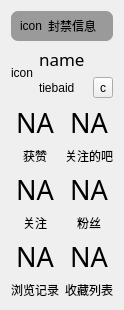
<?xml version="1.0" encoding="UTF-8"?>
<ui version="4.0">
 <class>Form</class>
 <widget class="QWidget" name="Form">
  <property name="geometry">
   <rect>
    <x>0</x>
    <y>0</y>
    <width>120</width>
    <height>293</height>
   </rect>
  </property>
  <property name="font">
   <font>
    <pointsize>9</pointsize>
   </font>
  </property>
  <property name="windowTitle">
   <string>主窗口menu</string>
  </property>
  <layout class="QGridLayout" name="gridLayout_3" rowstretch="0,0,0,1">
   <item row="3" column="0">
    <widget class="QFrame" name="frame">
     <layout class="QGridLayout" name="gridLayout">
      <property name="leftMargin">
       <number>0</number>
      </property>
      <property name="topMargin">
       <number>0</number>
      </property>
      <property name="rightMargin">
       <number>0</number>
      </property>
      <property name="bottomMargin">
       <number>0</number>
      </property>
      <item row="2" column="1">
       <widget class="QFrame" name="frame_6">
        <layout class="QVBoxLayout" name="verticalLayout_7">
         <property name="leftMargin">
          <number>0</number>
         </property>
         <property name="topMargin">
          <number>0</number>
         </property>
         <property name="rightMargin">
          <number>0</number>
         </property>
         <property name="bottomMargin">
          <number>0</number>
         </property>
         <item>
          <widget class="QLabel" name="label_14">
           <property name="font">
            <font>
             <family>微软雅黑</family>
             <pointsize>20</pointsize>
            </font>
           </property>
           <property name="cursor">
            <cursorShape>PointingHandCursor</cursorShape>
           </property>
           <property name="text">
            <string>NA</string>
           </property>
           <property name="alignment">
            <set>Qt::AlignBottom|Qt::AlignHCenter</set>
           </property>
          </widget>
         </item>
         <item>
          <widget class="QLabel" name="label_15">
           <property name="font">
            <font>
             <pointsize>9</pointsize>
            </font>
           </property>
           <property name="cursor">
            <cursorShape>PointingHandCursor</cursorShape>
           </property>
           <property name="text">
            <string>收藏列表</string>
           </property>
           <property name="alignment">
            <set>Qt::AlignHCenter|Qt::AlignTop</set>
           </property>
          </widget>
         </item>
        </layout>
       </widget>
      </item>
      <item row="2" column="0">
       <widget class="QFrame" name="frame_5">
        <layout class="QVBoxLayout" name="verticalLayout_6">
         <property name="leftMargin">
          <number>0</number>
         </property>
         <property name="topMargin">
          <number>0</number>
         </property>
         <property name="rightMargin">
          <number>0</number>
         </property>
         <property name="bottomMargin">
          <number>0</number>
         </property>
         <item>
          <widget class="QLabel" name="label_12">
           <property name="font">
            <font>
             <family>微软雅黑</family>
             <pointsize>20</pointsize>
            </font>
           </property>
           <property name="cursor">
            <cursorShape>PointingHandCursor</cursorShape>
           </property>
           <property name="text">
            <string>NA</string>
           </property>
           <property name="alignment">
            <set>Qt::AlignBottom|Qt::AlignHCenter</set>
           </property>
          </widget>
         </item>
         <item>
          <widget class="QLabel" name="label_13">
           <property name="font">
            <font>
             <pointsize>9</pointsize>
            </font>
           </property>
           <property name="cursor">
            <cursorShape>PointingHandCursor</cursorShape>
           </property>
           <property name="text">
            <string>浏览记录</string>
           </property>
           <property name="alignment">
            <set>Qt::AlignHCenter|Qt::AlignTop</set>
           </property>
          </widget>
         </item>
        </layout>
       </widget>
      </item>
      <item row="1" column="1">
       <widget class="QFrame" name="frame_4">
        <layout class="QVBoxLayout" name="verticalLayout_2">
         <property name="leftMargin">
          <number>0</number>
         </property>
         <property name="topMargin">
          <number>0</number>
         </property>
         <property name="rightMargin">
          <number>0</number>
         </property>
         <property name="bottomMargin">
          <number>0</number>
         </property>
         <item>
          <widget class="QLabel" name="label_6">
           <property name="font">
            <font>
             <family>微软雅黑</family>
             <pointsize>20</pointsize>
            </font>
           </property>
           <property name="cursor">
            <cursorShape>PointingHandCursor</cursorShape>
           </property>
           <property name="text">
            <string>NA</string>
           </property>
           <property name="alignment">
            <set>Qt::AlignBottom|Qt::AlignHCenter</set>
           </property>
          </widget>
         </item>
         <item>
          <widget class="QLabel" name="label_7">
           <property name="font">
            <font>
             <pointsize>9</pointsize>
            </font>
           </property>
           <property name="cursor">
            <cursorShape>PointingHandCursor</cursorShape>
           </property>
           <property name="text">
            <string>粉丝</string>
           </property>
           <property name="alignment">
            <set>Qt::AlignHCenter|Qt::AlignTop</set>
           </property>
          </widget>
         </item>
        </layout>
       </widget>
      </item>
      <item row="1" column="0">
       <widget class="QFrame" name="frame_3">
        <layout class="QVBoxLayout" name="verticalLayout">
         <property name="leftMargin">
          <number>0</number>
         </property>
         <property name="topMargin">
          <number>0</number>
         </property>
         <property name="rightMargin">
          <number>0</number>
         </property>
         <property name="bottomMargin">
          <number>0</number>
         </property>
         <item>
          <widget class="QLabel" name="label_4">
           <property name="font">
            <font>
             <family>微软雅黑</family>
             <pointsize>20</pointsize>
            </font>
           </property>
           <property name="cursor">
            <cursorShape>PointingHandCursor</cursorShape>
           </property>
           <property name="text">
            <string>NA</string>
           </property>
           <property name="alignment">
            <set>Qt::AlignBottom|Qt::AlignHCenter</set>
           </property>
          </widget>
         </item>
         <item>
          <widget class="QLabel" name="label_5">
           <property name="font">
            <font>
             <pointsize>9</pointsize>
            </font>
           </property>
           <property name="cursor">
            <cursorShape>PointingHandCursor</cursorShape>
           </property>
           <property name="text">
            <string>关注</string>
           </property>
           <property name="alignment">
            <set>Qt::AlignHCenter|Qt::AlignTop</set>
           </property>
          </widget>
         </item>
        </layout>
       </widget>
      </item>
      <item row="0" column="0">
       <widget class="QFrame" name="frame_1">
        <layout class="QVBoxLayout" name="verticalLayout_3">
         <property name="leftMargin">
          <number>0</number>
         </property>
         <property name="topMargin">
          <number>0</number>
         </property>
         <property name="rightMargin">
          <number>0</number>
         </property>
         <property name="bottomMargin">
          <number>0</number>
         </property>
         <item>
          <widget class="QLabel" name="label_8">
           <property name="font">
            <font>
             <family>微软雅黑</family>
             <pointsize>20</pointsize>
            </font>
           </property>
           <property name="cursor">
            <cursorShape>PointingHandCursor</cursorShape>
           </property>
           <property name="text">
            <string>NA</string>
           </property>
           <property name="alignment">
            <set>Qt::AlignBottom|Qt::AlignHCenter</set>
           </property>
          </widget>
         </item>
         <item>
          <widget class="QLabel" name="label_9">
           <property name="font">
            <font>
             <pointsize>9</pointsize>
            </font>
           </property>
           <property name="cursor">
            <cursorShape>PointingHandCursor</cursorShape>
           </property>
           <property name="text">
            <string>获赞</string>
           </property>
           <property name="alignment">
            <set>Qt::AlignHCenter|Qt::AlignTop</set>
           </property>
          </widget>
         </item>
        </layout>
       </widget>
      </item>
      <item row="0" column="1">
       <widget class="QFrame" name="frame_2">
        <layout class="QVBoxLayout" name="verticalLayout_4">
         <property name="leftMargin">
          <number>0</number>
         </property>
         <property name="topMargin">
          <number>0</number>
         </property>
         <property name="rightMargin">
          <number>0</number>
         </property>
         <property name="bottomMargin">
          <number>0</number>
         </property>
         <item>
          <widget class="QLabel" name="label_10">
           <property name="font">
            <font>
             <family>微软雅黑</family>
             <pointsize>20</pointsize>
            </font>
           </property>
           <property name="cursor">
            <cursorShape>PointingHandCursor</cursorShape>
           </property>
           <property name="text">
            <string>NA</string>
           </property>
           <property name="alignment">
            <set>Qt::AlignBottom|Qt::AlignHCenter</set>
           </property>
          </widget>
         </item>
         <item>
          <widget class="QLabel" name="label_11">
           <property name="font">
            <font>
             <pointsize>9</pointsize>
            </font>
           </property>
           <property name="cursor">
            <cursorShape>PointingHandCursor</cursorShape>
           </property>
           <property name="text">
            <string>关注的吧</string>
           </property>
           <property name="alignment">
            <set>Qt::AlignHCenter|Qt::AlignTop</set>
           </property>
          </widget>
         </item>
        </layout>
       </widget>
      </item>
     </layout>
    </widget>
   </item>
   <item row="1" column="0">
    <layout class="QGridLayout" name="gridLayout_2" columnstretch="0,1">
     <item row="0" column="1">
      <widget class="QLabel" name="label_2">
       <property name="font">
        <font>
         <family>微软雅黑</family>
         <pointsize>13</pointsize>
        </font>
       </property>
       <property name="cursor">
        <cursorShape>PointingHandCursor</cursorShape>
       </property>
       <property name="text">
        <string>name</string>
       </property>
      </widget>
     </item>
     <item row="1" column="1">
      <layout class="QHBoxLayout" name="horizontalLayout">
       <item>
        <widget class="QLabel" name="label_3">
         <property name="font">
          <font>
           <pointsize>9</pointsize>
          </font>
         </property>
         <property name="text">
          <string>tiebaid</string>
         </property>
        </widget>
       </item>
       <item>
        <widget class="QToolButton" name="toolButton_3">
         <property name="toolTip">
          <string>&lt;html&gt;&lt;head/&gt;&lt;body&gt;&lt;p&gt;复制&lt;/p&gt;&lt;/body&gt;&lt;/html&gt;</string>
         </property>
         <property name="text">
          <string>c</string>
         </property>
        </widget>
       </item>
      </layout>
     </item>
     <item row="0" column="0" rowspan="2">
      <widget class="QLabel" name="label">
       <property name="cursor">
        <cursorShape>PointingHandCursor</cursorShape>
       </property>
       <property name="text">
        <string>icon</string>
       </property>
       <property name="alignment">
        <set>Qt::AlignCenter</set>
       </property>
      </widget>
     </item>
    </layout>
   </item>
   <item row="0" column="0">
    <widget class="QFrame" name="frame_7">
     <property name="styleSheet">
      <string notr="true">QFrame{
	background-color: rgb(154, 154, 154);
	border-radius: 7px;
}
QLabel{
	color: black;
}</string>
     </property>
     <property name="frameShape">
      <enum>QFrame::StyledPanel</enum>
     </property>
     <property name="frameShadow">
      <enum>QFrame::Raised</enum>
     </property>
     <layout class="QGridLayout" name="gridLayout_5" columnstretch="0,1">
      <property name="topMargin">
       <number>6</number>
      </property>
      <property name="bottomMargin">
       <number>6</number>
      </property>
      <item row="0" column="0">
       <widget class="QLabel" name="label_16">
        <property name="text">
         <string>icon</string>
        </property>
       </widget>
      </item>
      <item row="0" column="1">
       <widget class="QLabel" name="label_17">
        <property name="font">
         <font>
          <pointsize>9</pointsize>
         </font>
        </property>
        <property name="text">
         <string>封禁信息</string>
        </property>
       </widget>
      </item>
     </layout>
    </widget>
   </item>
  </layout>
 </widget>
 <resources/>
 <connections/>
</ui>
